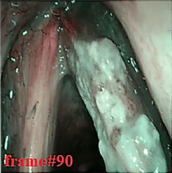
#> input picture laryngeal_tumor/cancer of the right vocal fold 1.png, 172 x 173 px, found by its file name; its folder holds 5 pictures in this run
$ jupyter execute --allow-errors IP_Final.ipynb   (shell and % lines are left out)
#> lines starting #> are read from the running program, lines starting #| are printed output that depends on the picture; after the words box and inside, x2 and y2 are one past the last pixel; in counts of white or black regions, pixels touching at a corner belong together
#> in load_laryngeal_data, image is the input picture: shape (173, 172, 3); mean B, G, R 98.5, 111, 105.4
<a href="https://colab.research.google.com/github/gopala-03/laryngeal-tumor-detection/blob/main/IP_Final.ipynb" target="_parent"></a>

# PART 1 - **MODEL BUILDING**

[cell 1]
# Import necessary modules
import tensorflow as tf
from tensorflow.keras.layers import Conv2D, Input, ZeroPadding2D, BatchNormalization, Activation, MaxPooling2D, Flatten, Dense
from tensorflow.keras.models import Model, load_model
from tensorflow.keras.callbacks import TensorBoard, ModelCheckpoint
from sklearn.model_selection import train_test_split
from sklearn.metrics import f1_score
from sklearn.utils import shuffle
import cv2
import imutils
import numpy as np
import matplotlib.pyplot as plt
import time
from os import listdir

# Cropping Larynx Contour in Images

[cell 2]
# Function to crop the larynx contour in images
def crop_larynx_contour(image, plot=False):
    # Convert the image to grayscale and blur it slightly
#> called with plot = False
    gray = cv2.cvtColor(image, cv2.COLOR_BGR2GRAY)
    gray = cv2.GaussianBlur(gray, (5, 5), 0)
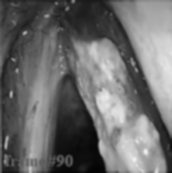
#> gray: shape (173, 172); min 4, max 242, mean 107.9

    # Threshold the image, then perform a series of erosions and dilations
    thresh = cv2.threshold(gray, 45, 255, cv2.THRESH_BINARY)[1]
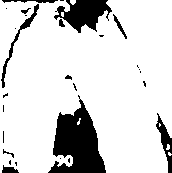
#> thresh: shape (173, 172); 84.2% white; 28 black regions (17 under 20 px), largest, box (x1, y1, x2, y2) and area: (48, 95, 106, 173) 2486, (54, 0, 112, 33) 1069, (156, 113, 172, 173) 351
    thresh = cv2.erode(thresh, None, iterations=2)
#> thresh: shape (173, 172); 74.1% white; 10 black regions, largest, box (x1, y1, x2, y2) and area: (46, 73, 108, 173) 3287, (0, 0, 129, 90) 3090, (154, 111, 172, 173) 621
    thresh = cv2.dilate(thresh, None, iterations=2)
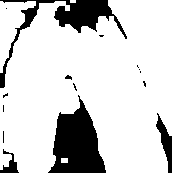
#> thresh: shape (173, 172); 82.6% white; 15 black regions (10 under 20 px)

    # Find contours in the thresholded image, then grab the largest one
    cnts = cv2.findContours(thresh.copy(), cv2.RETR_EXTERNAL, cv2.CHAIN_APPROX_SIMPLE)
#> cnts = 4 contours, 1 with area under 20; largest, box (x1, y1, x2, y2) and area: (0, 0, 172, 173) 22974, (0, 1, 36, 73) 1036, (61, 158, 68, 163) 24
    cnts = imutils.grab_contours(cnts)
    c = max(cnts, key=cv2.contourArea)
#> c = contour of 315 points, box (x1, y1, x2, y2) (0, 0, 172, 173), area 22974

    # Find the extreme points
    extLeft = tuple(c[c[:, :, 0].argmin()][0])
#> extLeft = (0, 88)
    extRight = tuple(c[c[:, :, 0].argmax()][0])
#> extRight = (171, 135)
    extTop = tuple(c[c[:, :, 1].argmin()][0])
#> extTop = (108, 0)
    extBot = tuple(c[c[:, :, 1].argmax()][0])
#> extBot = (19, 172)

    # Crop a new image out of the original image using the four extreme points
    new_image = image[extTop[1]:extBot[1], extLeft[0]:extRight[0]]

    if plot:
        plt.figure()
        plt.subplot(1, 2, 1)
        plt.imshow(image)
        plt.title('Original Image')

        plt.subplot(1, 2, 2)
        plt.imshow(new_image)
        plt.title('Cropped Image')

        plt.show()

    return new_image

# Loading Data

[cell 3]
# Function to load and preprocess the laryngeal tumor dataset
def load_laryngeal_data(dir_list, image_size):
    X = []
    y = []
    image_width, image_height = image_size

    for directory in dir_list:
        for filename in listdir(directory):
            image = cv2.imread(directory + '/' + filename)
            image = crop_larynx_contour(image, plot=False)
            image = cv2.resize(image, dsize=(image_width, image_height), interpolation=cv2.INTER_CUBIC)
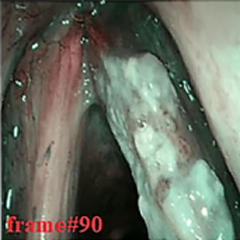
#> image: shape (240, 240, 3); mean B, G, R 98.5, 111, 105.6
            image = image / 255.0
            X.append(image)

            if directory.endswith('IP'):
                y.append([1])
            else:
                y.append([0])

    X = np.array(X)
    y = np.array(y)
    X, y = shuffle(X, y)

    print(f'Number of examples is: {len(X)}')
    print(f'X shape is: {X.shape}')
    print(f'y shape is: {y.shape}')

    return X, y

[cell 4]
# Define the image size
IMG_WIDTH, IMG_HEIGHT = (240, 240)

# Load laryngeal tumor data
laryngeal_tumor_dir = 'IP/laryngeal_tumor'
non_tumor_dir = 'IP/non_tumor'

#> (the rest of this cell did not finish here and is left out)

# Splitting Data

[cell 5]
# Split the data
# [4 lines left out: function split_data, not called in this run]

#> (the rest of this cell did not finish here and is left out)

# **Laryngeal Tumor Detection** Model Builiding

[cell 6]
# Build the laryngeal tumor detection model
def build_laryngeal_model(input_shape):
    X_input = Input(input_shape)
    X = ZeroPadding2D((2, 2))(X_input)
    X = Conv2D(32, (7, 7), strides=(1, 1), name='conv0')(X)
    X = BatchNormalization(axis=3, name='bn0')(X)
    X = Activation('relu')(X)
    X = MaxPooling2D((4, 4), name='max_pool0')(X)
    X = MaxPooling2D((4, 4), name='max_pool1')(X)
    X = Flatten()(X)
    X = Dense(1, activation='sigmoid', name='fc')(X)
    model = Model(inputs=X_input, outputs=X, name='LaryngealTumorDetectionModel')
    return model

[cell 7]
# Define the image shape
IMG_SHAPE_LARYNGEAL = (IMG_WIDTH, IMG_HEIGHT, 3)
#> IMG_SHAPE_LARYNGEAL = (240, 240, 3)
#> (the rest of this cell did not finish here and is left out)

model_laryngeal.summary()

# Compile the model
model_laryngeal.compile(optimizer='adam', loss='binary_crossentropy', metrics=['accuracy'])

[cell 8]
# Nicely formatted time string
# [5 lines left out: function hms_string, not called in this run]

# Training the Model

[cell 9]
# Train the model
start_time = time.time()
#> (the rest of this cell did not finish here and is left out)

# Loss and Accuracy

#> (a cell that did not finish here is left out)

# Evaluating and Saving the Model

#> (a cell that did not finish here is left out)

#> (a cell that did not finish here is left out)

#> (a cell that did not finish here is left out)

# PART 2 - **TUMOR DETECTION AND VISUALISATION**

[cell 14]
import cv2
import imutils
import numpy as np
import matplotlib.pyplot as plt

# Function to detect and draw bounding boxes around tumors

[cell 15]
# Function to detect and draw bounding boxes around tumors
# [24 lines left out: function detect_and_draw_tumor, not called in this run]

[cell 16]
# Example usage:
laryngeal_tumor_dir = 'IP/laryngeal_tumor'
non_tumor_dir = 'IP/non_tumor'

#> (the rest of this cell did not finish here and is left out)


[cell 17]
# Example of how to use the detect_and_draw_tumor function
image_index = 0  # Change this to the index of the image you want to visualize
#> image_index = 0
#> (the rest of this cell did not finish here and is left out)

[cell 18]
# Display the images using matplotlib
plt.figure(figsize=(12, 4))
plt.subplot(1, 2, 1)
#> (the rest of this cell did not finish here and is left out)

# Defining the detect_and_draw_tumor function

[cell 19]
# Define the detect_and_draw_tumor function
def detect_and_draw_tumor(image, contours):
    # Make a copy of the input image to draw on
    image_with_circles = image.copy()

    # Draw circles around each detected tumor
    for contour in contours:
        # Calculate the center and radius of the minimum enclosing circle for the contour
        (x, y), radius = cv2.minEnclosingCircle(contour)
        center = (int(x), int(y))
        radius = int(radius)

        # Draw the circle in red
        cv2.circle(image_with_circles, center, radius, (0, 0, 255), 2)

    return image_with_circles

[cell 20]
# Load your specific image
image_path = '/content/IP/laryngeal_tumor/right vocal fold cancer.png'
image1 = cv2.imread(image_path)
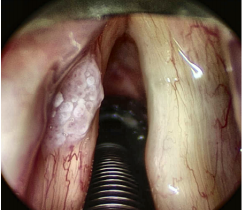
#> input picture laryngeal_tumor/right vocal fold cancer.png, 242 x 210 px, found by its file name
#> image1 is the input picture: shape (210, 242, 3); mean B, G, R 87.2, 101.7, 124.7

if image1 is not None:
    # Convert the image to the correct data type (if needed)
    image = (image1 * 255).astype(np.uint8)
#> image: shape (210, 242, 3)

    # Check the image shape and data type
    print(f"Image shape: {image.shape}")
#| Image shape: (210, 242, 3)
    print(f"Image data type: {image.dtype}")
#| Image data type: uint8

    # Proceed with your image processing and analysis here
else:
    print("Failed to load the image. Check the image path.")

[cell 21]
# Process and detect tumors in the image
cropped_image = crop_larynx_contour(image)
#> in crop_larynx_contour (call 11), `gray = cv2.GaussianBlur(gray, (5, 5), 0)`:
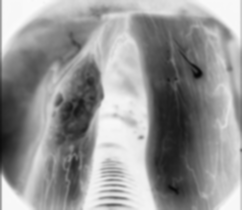
#> gray: shape (210, 242); min 8, max 250, mean 149.3
#> in crop_larynx_contour (call 11), `thresh = cv2.threshold(gray, 45, 255, cv2.THRESH_BINARY)[1]`: thresh: shape (210, 242); 94.3% white; 11 black regions (5 under 20 px), largest, box (x1, y1, x2, y2) and area: (155, 85, 190, 195) 2135, (0, 92, 12, 164) 447, (73, 99, 84, 117) 113, (191, 64, 202, 78) 82, (65, 104, 73, 119) 56, (72, 160, 76, 168) 22
#> in crop_larynx_contour (call 11), `thresh = cv2.erode(thresh, None, iterations=2)`: thresh: shape (210, 242); 91.1% white; 9 black regions, largest, box (x1, y1, x2, y2) and area: (153, 76, 192, 197) 2985, (0, 90, 14, 166) 657, (63, 97, 86, 121) 390
#> in crop_larynx_contour (call 11), `thresh = cv2.dilate(thresh, None, iterations=2)`:
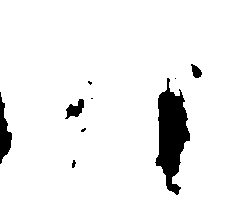
#> thresh: shape (210, 242); 94% white; 9 black regions (4 under 20 px)
#> in crop_larynx_contour (call 11), `cnts = cv2.findContours(thresh.copy(), cv2.RETR_EXTERNAL, cv2.CHAIN_AP..`: cnts = 1 contour; box (x1, y1, x2, y2) and area: (0, 0, 242, 210) 49918
#> in crop_larynx_contour (call 11), `c = max(cnts, key=cv2.contourArea)`: c = contour of 42 points, box (x1, y1, x2, y2) (0, 0, 242, 210), area 49918
#> in crop_larynx_contour (call 11), `extLeft = tuple(c[c[:, :, 0].argmin()][0])`: extLeft = (0, 0)
#> in crop_larynx_contour (call 11), `extRight = tuple(c[c[:, :, 0].argmax()][0])`: extRight = (241, 209)
#> in crop_larynx_contour (call 11), `extTop = tuple(c[c[:, :, 1].argmin()][0])`: extTop = (0, 0)
#> in crop_larynx_contour (call 11), `extBot = tuple(c[c[:, :, 1].argmax()][0])`: extBot = (0, 209)

# Assuming you have contours obtained by some detection method (replace with your actual contours)
# For demonstration, I'll create a sample contour.
# contours should be a list of detected contours.
contours = [np.array([[[50, 50]], [[50, 100]], [[100, 100]], [[100, 50]]])]

# Draw circles around detected tumors
tumor_detected_image = detect_and_draw_tumor(cropped_image, contours)
#> after the loop in detect_and_draw_tumor, `for contour in contours:`:
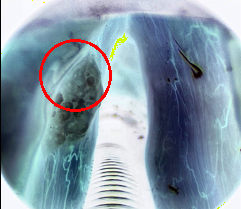
#> image_with_circles: shape (209, 241, 3); mean B, G, R 166.2, 152.3, 133

[cell 22]
# Display the original image, cropped image, and tumor-detected image
plt.figure(figsize=(12, 4))
plt.subplot(1, 2, 1)
plt.imshow(image1)
plt.title('Original Image')

plt.subplot(1, 2, 2)
plt.imshow(cv2.cvtColor(tumor_detected_image, cv2.COLOR_BGR2RGB))
plt.title('Tumor Detected Image')

plt.show()
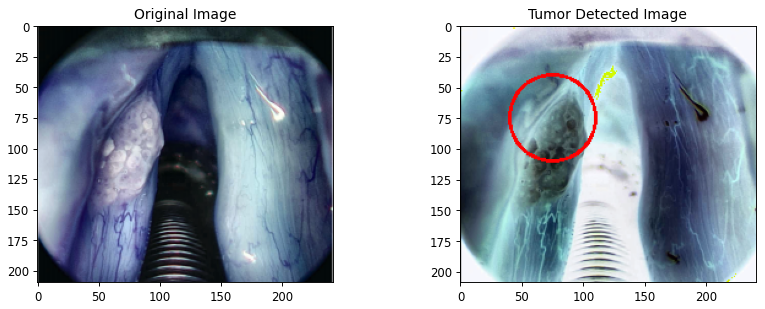
#> figure drawn by matplotlib, 2 panels; B, G, R data is drawn as R, G, B

[cell 23]
# Display the original image, cropped image, and tumor-detected image
plt.figure(figsize=(12, 4))
plt.subplot(1, 2, 1)
plt.imshow(cv2.cvtColor(image, cv2.COLOR_BGR2RGB))
plt.title('Original Image')

plt.subplot(1, 2, 2)
plt.imshow(tumor_detected_image)
plt.title('Tumor Detected Image')

plt.show()
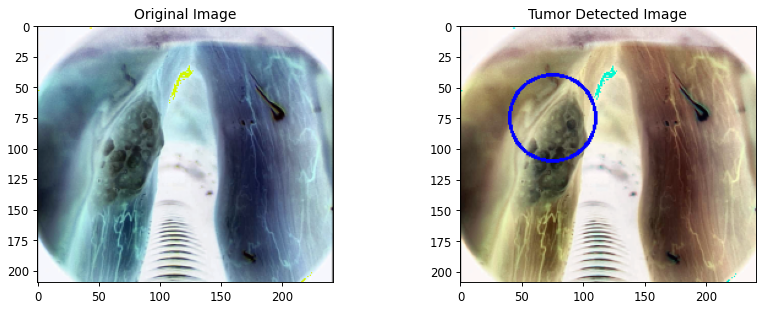
#> figure drawn by matplotlib, 2 panels; B, G, R data is drawn as R, G, B
